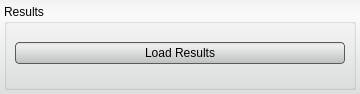
<?xml version="1.0" encoding="UTF-8"?>
<ui version="4.0">
 <class>ViewerToolInterface</class>
 <widget class="QWidget" name="ViewerToolInterface">
  <property name="geometry">
   <rect>
    <x>0</x>
    <y>0</y>
    <width>360</width>
    <height>94</height>
   </rect>
  </property>
  <property name="windowTitle">
   <string>Viewer Tool</string>
  </property>
  <property name="styleSheet">
   <string notr="true">QWidget#ViewerToolInterface{
border-radius: 3px;
	background-color: qlineargradient(spread:pad, x1:0.5, y1:0, x2:0.5, y2:0.960227, stop:0 rgba(241, 241, 241, 255), stop:0.155779 rgba(250, 250, 250, 255), stop:1 rgba(222, 224, 224, 255));      
}

QPushButton{
background-color: qlineargradient(spread:pad, x1:0.5, y1:0, x2:0.5, y2:0.960227, stop:0 rgba(221, 221, 221, 255), stop:0.155779 rgba(238, 238, 238, 255), stop:1 rgba(192, 194, 194, 255));
	border-radius: 4px;
	border: 1px solid rgb(90, 90, 90);
	margin:4px;
}

QPushButton:hover{
background-color: qlineargradient(spread:pad, x1:0.5, y1:0, x2:0.5, y2:1, stop:0 rgba(195, 195, 195, 255), stop:0.253769 rgba(206, 206, 206, 255), stop:1 rgba(185, 185, 185, 255));
	border-radius: 4px;
	border: 1px solid rgb(90, 90, 90);
	margin:4px;
}

QPushButton:pressed{
	background-color: qlineargradient(spread:pad, x1:0.5, y1:0, x2:0.5, y2:1, stop:0 rgba(150, 150, 150, 255), stop:0.753769 rgba(206, 206, 206, 255), stop:1 rgba(185, 185, 185, 255));
	border-radius: 4px;
	border: 1px solid rgb(90, 90, 90);
	margin:4px;
}</string>
  </property>
  <layout class="QVBoxLayout" name="verticalLayout">
   <property name="spacing">
    <number>2</number>
   </property>
   <property name="margin">
    <number>4</number>
   </property>
   <item>
    <widget class="QWidget" name="widget" native="true">
     <property name="minimumSize">
      <size>
       <width>0</width>
       <height>32</height>
      </size>
     </property>
     <layout class="QHBoxLayout" name="horizontalLayout">
      <property name="spacing">
       <number>0</number>
      </property>
      <property name="margin">
       <number>0</number>
      </property>
      <item>
       <widget class="QGroupBox" name="open_files_groupbox_">
        <property name="minimumSize">
         <size>
          <width>0</width>
          <height>86</height>
         </size>
        </property>
        <property name="maximumSize">
         <size>
          <width>16777215</width>
          <height>86</height>
         </size>
        </property>
        <property name="title">
         <string>Results</string>
        </property>
        <property name="alignment">
         <set>Qt::AlignLeading|Qt::AlignLeft|Qt::AlignTop</set>
        </property>
        <layout class="QVBoxLayout" name="verticalLayout_1">
         <property name="spacing">
          <number>6</number>
         </property>
         <property name="leftMargin">
          <number>4</number>
         </property>
         <property name="topMargin">
          <number>0</number>
         </property>
         <property name="rightMargin">
          <number>4</number>
         </property>
         <property name="bottomMargin">
          <number>4</number>
         </property>
         <item>
          <widget class="QPushButton" name="openLabelsButton">
           <property name="minimumSize">
            <size>
             <width>0</width>
             <height>30</height>
            </size>
           </property>
           <property name="text">
            <string>Load Results</string>
           </property>
          </widget>
         </item>
        </layout>
       </widget>
      </item>
     </layout>
    </widget>
   </item>
  </layout>
 </widget>
 <resources>
  <include location="../../Resources/QtResources.qrc"/>
 </resources>
 <connections/>
</ui>
